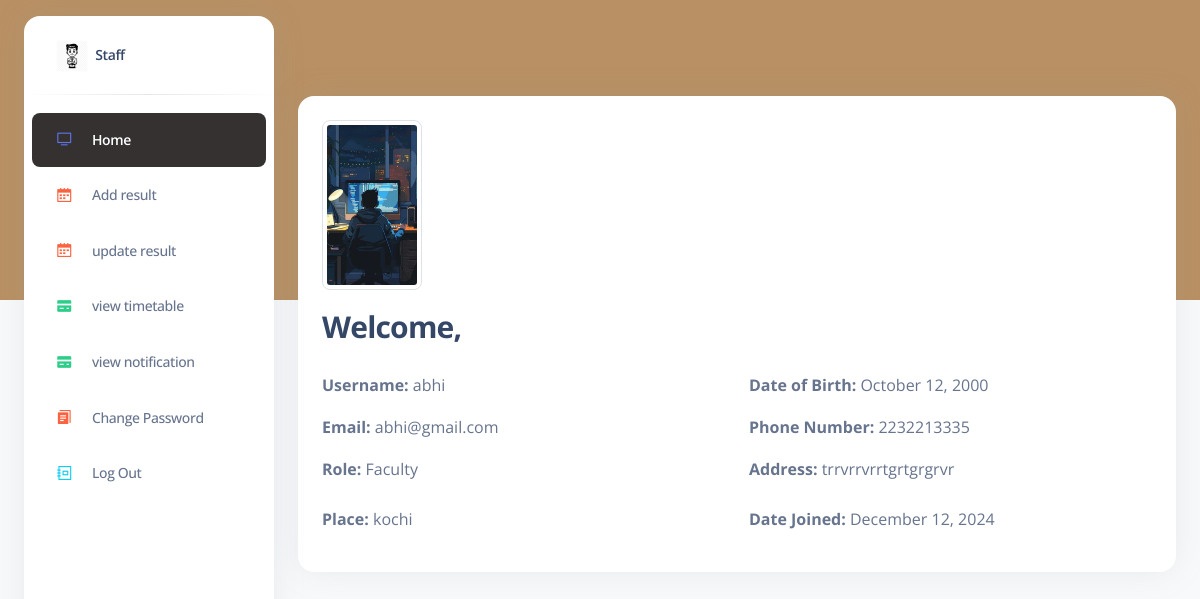
Screenshot of /staffdash/ (signed in) with the database file from the repository.
### adminapp/models.py (models this page shows)
class User(AbstractUser):
    is_fac= models.BooleanField(default=False)
    is_stud = models.BooleanField(default=False)
    phone_number = models.CharField(max_length=12,null=True,blank=True)
    dob=models.DateField(null=True,blank=True)
    place= models.CharField(max_length=100,null=True,blank=True)
    state = models.CharField(max_length=30,null=True,blank=True)
    image = models.ImageField(upload_to="user/",null=True,blank=True)
    semester=models.CharField(max_length=50,null=True,blank=True)
    address=models.CharField(max_length=150,null=True,blank=True)

### adminapp/views.py (the view)
# urls.py: path('staffdash/',views.staffdashboard, name='staffdashboard'),
def staffdashboard(request):
    current_page = 'staffdashboard'
    current_user = request.user
    context = {
        'current_page': current_page,
        'current_user': current_user
    }
    return render(request, 'admin_app/pages/staffdashboard.html', context)

### templates/admin_app/pages/staffdashboard.html (shortened to what this page needs)
{% extends "admin_app/components/base.html" %}
{% load static %}
{% block content %}
  {% include 'admin_app/components/header1.html' %}
<div class="container-fluid py-4">
  <div class="card mt-5">
    <div class="card-body text">
        {% if current_user.image %}
            <img src="{{ current_user.image.url }}" alt="Profile Photo" class="img-thumbnail mb-3" width="100">
        {% else %}
            <p><em>No photo uploaded</em></p>
        {% endif %}
        <h3 class="pb-3">Welcome, {{ current_user.first_name }} {{ current_user.last_name }}</h3>
        <div class="row">
            <div class="col-md-6">
                <p><strong>Username:</strong> {{ current_user.username }}</p>
                <p><strong>Email:</strong> {{ current_user.email }}</p>
                <p><strong>Role:</strong>
                    {% if current_user.is_fac %}
                        Faculty
                    {% else %}
                        Student
                    {% endif %}
                </p>
            </div>
            <div class="col-md-6">
                <p><strong>Date of Birth:</strong>
                    {% if current_user.dob %}
                        {{ current_user.dob|date:"F j, Y" }}
                    {% else %}
                        <em>Not provided</em>
                    {% endif %}
                </p>
                <p><strong>Phone Number:</strong>
                    {% if current_user.phone_number %}
                        {{ current_user.phone_number }}
                    {% else %}
                        <em>Not provided</em>
                    {% endif %}
                </p>
                <p><strong>Address:</strong>
                    {% if current_user.address %}
                        {{ current_user.address }}
                    {% else %}
                        <em>Not provided</em>
                    {% endif %}
                </p>
            </div>
        </div>
        <div class="row mt-2">
            <div class="col-md-6">
                <p><strong>Place:</strong>
                    {% if current_user.place %}
                        {{ current_user.place }}
                    {% else %}
                        <em>Not provided</em>
                    {% endif %}
                </p>
            </div>
            <div class="col-md-6">
                <p><strong>Date Joined:</strong> {{ current_user.date_joined|date:"F j, Y" }}</p>
            </div>
        </div>
    </div>
</div>
{% endblock content %}

### rows the page displays
User: image (picture), username "abhi", email "abhi@gmail.com", dob "October 12, 2000", phone_number "2232213335", address "trrvrrvrrtgrtgrgrvr", place "kochi", date_joined "December 12, 2024"
